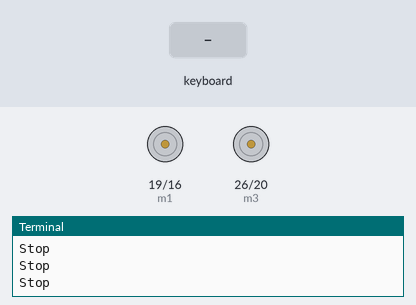
A program run on a simulated Raspberry Pi (BCM pin numbers). Parts: motor-driver pin pairs drawn as motors (green arrow = first pin HIGH = forward, orange = second pin HIGH = backward, longer = more drive), the last lines printed to the terminal. The inputs (shaded band) are chosen by the test bench. The camera gives no picture and a still takes 0.5 s; threads take turns every 2 ms.

Above: at 1.2 s.
1.3 s: key "w" typed on the keyboard
At 1.45 s:
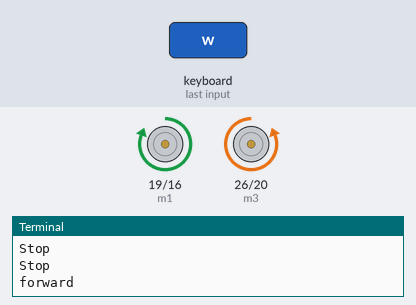
3.1 s: key "s" typed on the keyboard
At 3.25 s:
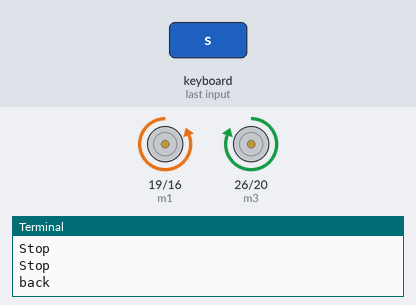
4.9 s: key "d" typed on the keyboard
At 5.05 s:
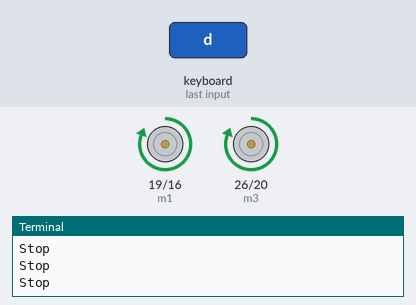
6.7 s: key "a" typed on the keyboard
At 6.85 s:
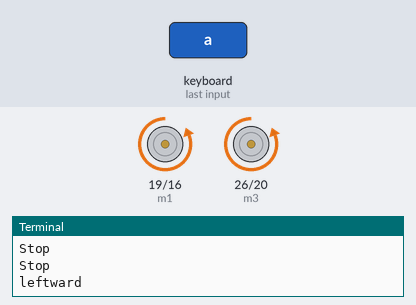
Timing chart, 0 to 9.5 s (numbered marks = the images above; inputs shaded):
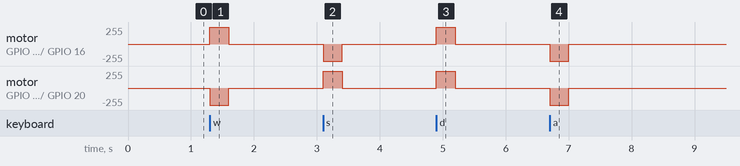

Measured:
- after the input at 1.3 s, motor on GPIO 19 (m1) / GPIO 16 (m2): stopped → forward 255/255 at once, → stopped 0.30 s later; motor on GPIO 26 (m3) / GPIO 20 (m4): stopped → backward 255/255 at once, → stopped 0.30 s later
- after the input at 3.1 s, motor on GPIO 19 (m1) / GPIO 16 (m2): stopped → backward 255/255 at once, → stopped 0.30 s later; motor on GPIO 26 (m3) / GPIO 20 (m4): stopped → forward 255/255 at once, → stopped 0.30 s later
- after the input at 4.9 s, motor on GPIO 19 (m1) / GPIO 16 (m2), motor on GPIO 26 (m3) / GPIO 20 (m4): stopped → forward 255/255 at once, → stopped 0.30 s later
- after the input at 6.7 s, motor on GPIO 19 (m1) / GPIO 16 (m2), motor on GPIO 26 (m3) / GPIO 20 (m4): stopped → backward 255/255 at once, → stopped 0.30 s later

The program:

Main.py
```python
import RPi.GPIO as GPIO
import time
import keyboard
from picamera import PiCamera
import threading

m1 = 19
m2 = 16
m3 = 26
m4 = 20
servo = 13
GPIO.setwarnings(False)
GPIO.setmode(GPIO.BCM)
GPIO.setup(servo, GPIO.OUT)
GPIO.setwarnings(False)
pwm = GPIO.PWM(servo, 50)
pwm.start(0)

GPIO.setup(m1, GPIO.OUT)
GPIO.setup(m2, GPIO.OUT)
GPIO.setup(m3, GPIO.OUT)
GPIO.setup(m4, GPIO.OUT)

GPIO.output(m1, 0)
GPIO.output(m2, 0)
GPIO.output(m3, 0)
GPIO.output(m4, 0)


def setAngle(angle):
    duty = angle / 18 + 2
    GPIO.output(servo, True)
    pwm.ChangeDutyCycle(duty)
    time.sleep(1)
    GPIO.output(servo, False)
    pwm.ChangeDutyCycle(0)


def forward():
    GPIO.output(m1, 1)
    GPIO.output(m4, 1)
    GPIO.output(m2, 0)
    GPIO.output(m3, 0)


def backward():
    GPIO.output(m3, 1)
    GPIO.output(m2, 1)
    GPIO.output(m1, 0)
    GPIO.output(m4, 0)


def leftward():
    GPIO.output(m4, 1)
    GPIO.output(m2, 1)
    GPIO.output(m3, 0)
    GPIO.output(m1, 0)


def rightward():
    GPIO.output(m1, 1)
    GPIO.output(m3, 1)
    GPIO.output(m2, 0)
    GPIO.output(m4, 0)


def stop():
    GPIO.output(m1, 0)
    GPIO.output(m2, 0)
    GPIO.output(m3, 0)
    GPIO.output(m4, 0)


def car():
    while True:
        if keyboard.is_pressed('w'):
            forward()
            print("forward")
            time.sleep(0.3)
        if keyboard.is_pressed('s'):
            backward()
            print("back")
            time.sleep(0.3)
        if keyboard.is_pressed('d'):
            rightward()
            time.sleep(0.3)
            print("rightward")
        if keyboard.is_pressed('a'):
            leftward()
            print("leftward")
            time.sleep(0.3)

        else:
            stop()
            print("Stop")


def cam():
    camera = PiCamera()
    camera.rotation = 180
    camera.start_preview()
    if keyboard.is_pressed('c'):
        camera.stop_preview()


t1 = threading.Thread(target=cam)
t2 = threading.Thread(target=car)
t1.start()
t2.start()
t1.join()
t2.join()
pwm.stop()
GPIO.cleanup()
```
